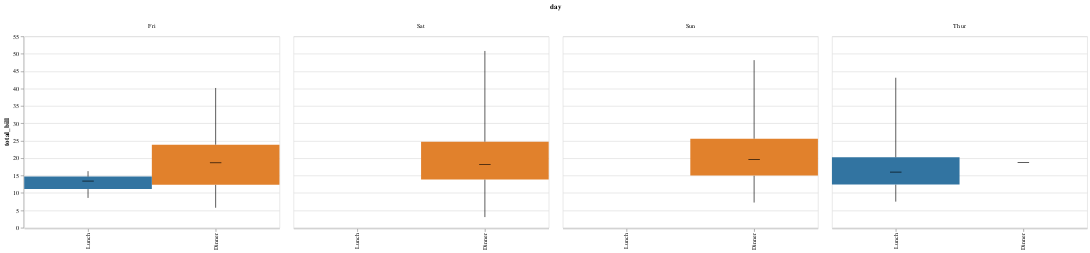

The cell this chart's notebook holds for it:
### Code cell
display(salt.boxplot(x="day", y="total_bill", hue="time", data=tips, linewidth=2.5))
ax = sns.boxplot(x="day", y="total_bill", hue="time", data=tips, linewidth=2.5)

### Figure 1 — Vega-Lite specification as saved in the notebook (floating-point values rounded to 4 significant figures; data arrays with more than 128 entries replaced by an {"elided": "..."} marker saying what was removed)
{"$schema": "https://vega.github.io/schema/vega-lite/v2.4.1.json", "config": {"view": {"height": 300, "width": 400}}, "data": {"values": {"elided": "244 records"}}, "facet": {"column": {"field": "day", "type": "nominal"}}, "spec": {"layer": [{"encoding": {"x": {"axis": {"title": ""}, "field": "time", "sort": null, "type": "nominal"}, "y": {"aggregate": "min", "axis": {"title": "total_bill"}, "field": "total_bill", "type": "quantitative"}, "y2": {"aggregate": "q1", "field": "total_bill", "type": "quantitative"}}, "mark": "rule", "selection": {"selector004": {"bind": "scales", "encodings": ["x", "y"], "mark": {"fill": "#333", "fillOpacity": 0.125, "stroke": "white"}, "on": "[mousedown, window:mouseup] > window:mousemove!", "resolve": "global", "translate": "[mousedown, window:mouseup] > window:mousemove!", "type": "interval", "zoom": "wheel!"}}}, {"encoding": {"color": {"field": "c", "scale": null, "type": "nominal"}, "x": {"axis": {"title": ""}, "field": "time", "sort": null, "type": "nominal"}, "y": {"aggregate": "q1", "field": "total_bill", "type": "quantitative"}, "y2": {"aggregate": "q3", "field": "total_bill", "type": "quantitative"}}, "mark": "bar"}, {"encoding": {"x": {"axis": {"title": ""}, "field": "time", "sort": null, "type": "nominal"}, "y": {"aggregate": "max", "field": "total_bill", "type": "quantitative"}, "y2": {"aggregate": "q3", "field": "total_bill", "type": "quantitative"}}, "mark": "rule"}, {"encoding": {"x": {"axis": {"title": ""}, "field": "time", "sort": null, "type": "nominal"}, "y": {"aggregate": "median", "field": "total_bill", "type": "quantitative"}}, "mark": {"color": "black", "size": 18, "type": "tick"}}]}}
